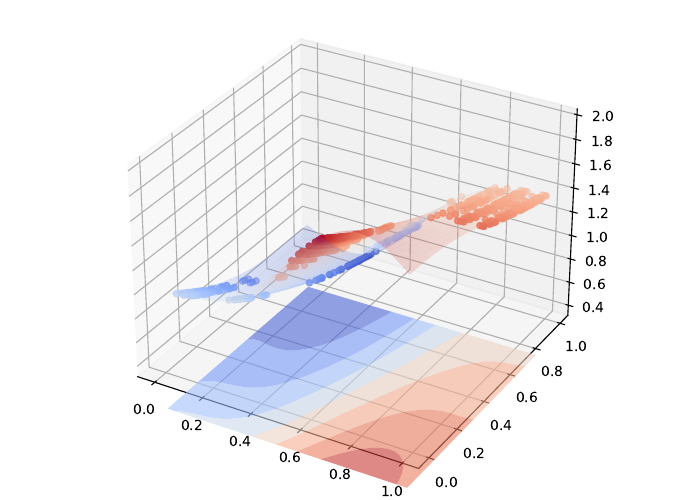

Generate this figure with Python:
import numpy as np
import matplotlib.pyplot as plt
from scipy.linalg import cho_solve
from numpy.linalg import cholesky
from itertools import cycle
from GP_train import train_data
from mpl_toolkits.mplot3d import Axes3D
from matplotlib import cm


class SimpleGP():
    """ One dimensional Gaussian Process class.
    Uses squared exponential covariance form.
    parameters
    ----------
    width_scale : float, positive
        Same as sigma in (4) of post
    length_scale : float, positive
        Same as l in (4) of post
    noise : float
        Added to diagonal of covariance, useful for improving convergence
    """

    def __init__(self, width_scale, length_scale, noise=10 ** (-6)):
        self.width_scale = width_scale  # 核函数中的超参数
        self.length_scale = length_scale
        self.noise = noise

    def _exponential_cov(self, x1, x2):
        """
        Return covariance matrix for two arrays, 计算两个阵列的协方差，平方指数核函数
        with i-j element = cov(x_1i, x_2j).
        parameters
        ----------
        x1, x2: np.array
            arrays containing x locations
        """
        dis = np.sum(x1**2, 1).reshape(-1, 1) + np.sum(x2**2, 1) - 2 * np.dot(x1, x2.T)
        # return (self.width_scale ** 2) * np.exp(-np.subtract.outer(x1, x2) ** 2 / (2 * self.length_scale ** 2))
        return (self.width_scale ** 2) * np.exp(-dis / (2 * self.length_scale ** 2))

    def fit(self, sample_x, sample_y):
        """
        Save for later use the Cholesky matrix
        associated with the inverse that appears
        in (5) of post. Also evaluate the weighted
        y vector that appears in that equation.
        parameters
        ----------
        sample_x : np.array
            locations where we have sampled
        sample_y : np.array
            y values observed at each sample location
        sample_s : np.array
            array of stds for each sample
        """

        self.sample_x = np.array(sample_x)

        S = self._exponential_cov(sample_x, sample_x)  # 协方差矩阵K(X,X)
        # d = np.diag(np.array(sample_s) ** 2 + self.noise)  # 构造对角矩阵 方差+噪声

        # self.lower_cholesky = cholesky(S + d)  # cholesky分解，得到下三角矩阵，条件：对称正定阵
        self.lower_cholesky = cholesky(S + 1e-8 * np.eye(len(S)))
        self.weighted_sample_y = cho_solve((self.lower_cholesky, True), sample_y)
        # 上述两步为求解：(K(X,X)+std^2*I) * weighted_sample_y = sample_y
        # 为后续的预测做准备

    def interval(self, test_x):
        """
        Obtain the one-sigam confidence interval  置信区间
        for a set of test points parameters
        ----------
        test_x : np.array
            locations where we want to test
        """
        # test_x = np.array([test_x]).flatten()
        test_x = np.array(test_x)
        # means, stds = [], []
        S0 = self._exponential_cov(self.sample_x, test_x)  # K(X,X')
        v = cho_solve((self.lower_cholesky, True), S0)
        means = np.dot(S0.T, self.weighted_sample_y)  # 均值与sample相同
        cov = self._exponential_cov(test_x, test_x) - np.dot(S0.T, v)
        # for row in test_x:
        #     S0 = self._exponential_cov(row, self.sample_x)  # K(X,X')
        #     v = cho_solve((self.lower_cholesky, True), S0)
        #     means.append(np.dot(S0, self.weighted_sample_y))  # 均值与sample相同
        #     stds.append(np.sqrt(self.width_scale ** 2 - np.dot(S0, v)))
        return means, cov


# Insert data here.
sample_x = train_data[:, 0:2]  # 训练点集
sample_y = train_data[:, 2]
# sample_s = [0.01, 0.05, 0.125]

WIDTH_SCALE = 1
LENGTH_SCALE = 1
SAMPLES = 8
model = SimpleGP(WIDTH_SCALE, LENGTH_SCALE)
model.fit(sample_x, sample_y)

# 测试
test_d1 = np.arange(0, 1, .02)  # 50个x坐标
test_d2 = np.arange(0, 1, .02)  # 50个y坐标
test_d1, test_d2 = np.meshgrid(test_d1, test_d2)  # 生成网格
test_x = [[d1, d2] for d1, d2 in zip(test_d1.ravel(), test_d2.ravel())]  # 共2500个测试点
means, cov = model.interval(test_x)
z = means.reshape(test_d1.shape)  # 预测值
# samples = model.sample(test_x, SAMPLES)


# plots here.
fig = plt.figure(figsize=(7, 5))
ax = Axes3D(fig)
ax.plot_surface(test_d1, test_d2, z, cmap=cm.coolwarm, linewidth=0, alpha=0.2, antialiased=False)  # 绘制表面
ax.scatter(np.asarray(sample_x)[:, 0], np.asarray(sample_x)[:, 1], sample_y, c=sample_y, cmap=cm.coolwarm)  # 在表面绘制散点
ax.contourf(test_d1, test_d2, z, zdir='z', offset=0, cmap=cm.coolwarm, alpha=0.6)  # 绘制投影
# plt.savefig('GP.pdf')  # 保存成为PDF格式
plt.show()

